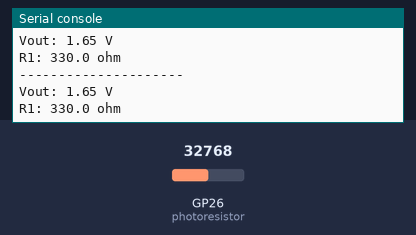
Bench run of a program on a simulated Raspberry Pi Pico running MicroPython. Parts: the last lines printed to the serial console. The inputs (shaded band) are chosen by the test bench; at power-on: GP26 (photoresistor) = 32768 (analog values on the 0–65535 scale).

Above: at 1.2 s.
1.3 s: GP26 (photoresistor) set to 45874
At 2.6 s:
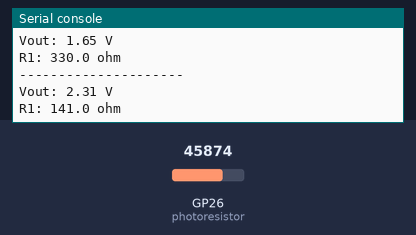
2.8 s: GP26 (photoresistor) set to 57670
At 3.7 s:
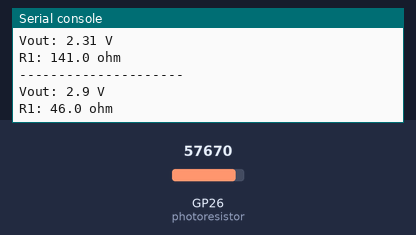
Timing chart, 0 to 5.8 s (numbered marks = the images above; inputs shaded):
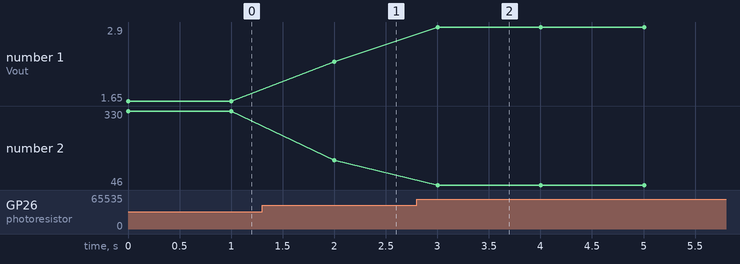

Measured:
- after the input at 1.3 s, the serial console: prints a new line after 0.70 s (image 1)
- after the input at 2.8 s, the serial console: prints a new line after 0.20 s (image 2)
- plotted number 1: 1.65 → 2.31 after the input at 1.3 s, 2.31 → 2.9 after the input at 2.8 s
- plotted number 2: 330 → 141 after the input at 1.3 s, 141 → 46 after the input at 2.8 s

The program:

11_1-photoresistor.py
```python
from machine import ADC, Pin
import utime

photoresistor = ADC(Pin(26))

def readADC(pin):
    vout = photoresistor.read_u16()
    vout = round((vout/65535)*3.3, 2)

    if vout != 0:
        r1 = 330*(3.3-vout)/vout
        r1 = round(r1, 0)

        return (vout, r1)


while True:
    vout = readADC(photoresistor)[0]
    r1   = readADC(photoresistor)[1]

    print("---------------------")
    print("Vout: " + str(vout) +" V")
    print("R1: " + str(r1) +" ohm")

    utime.sleep(1)
```
